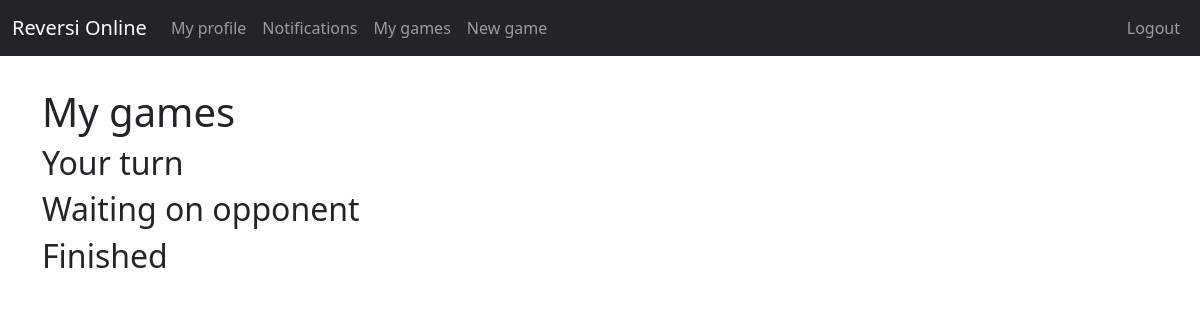
Before: /game/my_games (signed in) with the older database file.
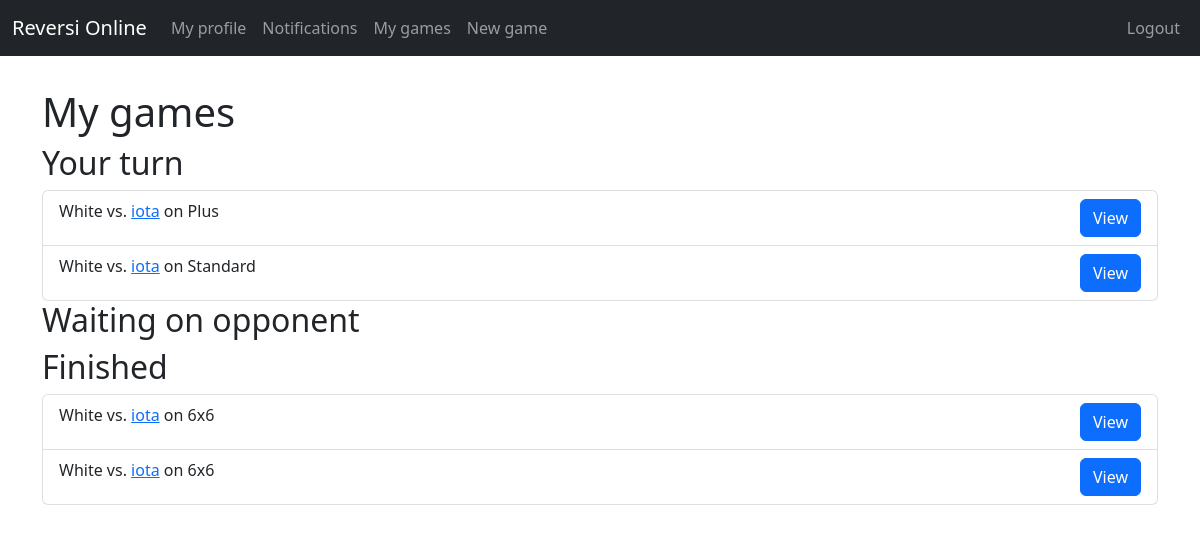
After: the same page with the newer database file.
### game/models.py (models this page shows, shortened)
class Game(models.Model):
    first_player = models.ForeignKey(User, on_delete=models.CASCADE, related_name='first_player_in')
    second_player = models.ForeignKey(User, null=True, on_delete=models.CASCADE, related_name='second_player_in')
    first_player_is_X = models.BooleanField(default=True)
    first_players_turn = models.BooleanField(default=True)
    board_name = models.CharField(max_length=50)
    board_string = models.CharField(max_length=1056)
    open_game = models.BooleanField(default=False)
    game_started = models.BooleanField(default=False)
    game_ended = models.BooleanField(default=False)
    winner = models.CharField(max_length=1, null=True)
    most_recent_move = models.DateTimeField(auto_now_add=True)

### game/views.py (the view)
# urls.py: path('my_games', views.my_games, name="my_games"),
def my_games(req):
    my_turn = get_game_data(Game.objects.filter(game_started=True, game_ended=False).filter(Q(first_players_turn=True, first_player=req.user) | Q(first_players_turn=False, second_player=req.user)), req.user)
    opp_turn = get_game_data(Game.objects.filter(game_started=True, game_ended=False).filter(Q(first_players_turn=True, second_player=req.user) | Q(first_players_turn=False, first_player=req.user)), req.user)
    finshed = get_game_data(Game.objects.filter(game_ended=True), req.user)
    ctx = {
        'my_turn': my_turn,
        'opp_turn': opp_turn,
        'finished': finshed,
    }
    return render(req, 'game/my_games.html', ctx)

### game/views.py (called while the page is built)
def get_game_data(game_list, user):
    role = []
    opponent = []
    for game in game_list:
        if user == game.first_player:
            opponent.append(game.second_player)
            role.append("White")
        else:
            opponent.append(game.first_player)
            role.append("Black")
    return zip(game_list, role, opponent)

### game/templates/game/my_games.html (shortened to what this page needs)
{% extends 'base/base.html' %}
{% block body %}
<h1>My games</h1>
<h2>Your turn</h2>
{% include 'base/game_list.html' with games=my_turn %}
<h2>Waiting on opponent</h2>
<h2>Finished</h2>
{% include 'base/game_list.html' with games=finished %}
{% endblock %}

### base/templates/base/game_list.html
<ul class="list-group">
    {% for game_data in games %}
    <li class="list-group-item">
        <span class="float-start">
            {{ game_data.1 }} vs. <a href="{% url 'base:profile' game_data.2 %}">{{ game_data.2 }}</a> on {{ game_data.0.board_name }}
        </span>
        <a href="{% url 'game:view_game' game_data.0.id %}" class="btn btn-primary float-end" style="margin-left: 10vw">View</a>
    </li>
    {% endfor %}
</ul>

Changed rows visible on the page:
now on this page (row edited): Game: game_data "White", username "iota", board_name "Plus"
added Game: game_data "White", username "iota", board_name "Standard"
added Game: game_data "White", username "iota", board_name "6x6"
added Game: game_data "White", username "iota", board_name "6x6"
